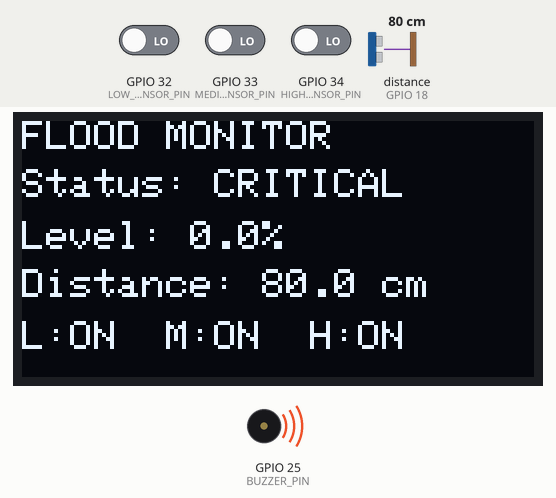
The sketch below on a simulated ESP32. On the bench: 128×64 one-colour display, buzzer (waves = sounding). Wiring (inferred from the names in the program): ultrasonic range finder: trigger GPIO 5; echo GPIO 18. The test bench sets the inputs (shaded band); at power-on: distance to the obstacle (sensor on GPIO 18) 80 cm, GPIO 32 (LOW_SENSOR_PIN) LOW, GPIO 33 (MEDIUM_SENSOR_PIN) LOW, GPIO 34 (HIGH_SENSOR_PIN) LOW. The echo pulse lasts 58.3 µs per cm; WiFi joins after 1.5 s; servers stay silent unless stated; uploads are accepted with an empty reply; what the sketch prints to the serial monitor is not drawn.

Above: at 1.2 s.
1.3 s: distance to the obstacle (sensor on GPIO 18) set to 2 cm
At 2.1 s:
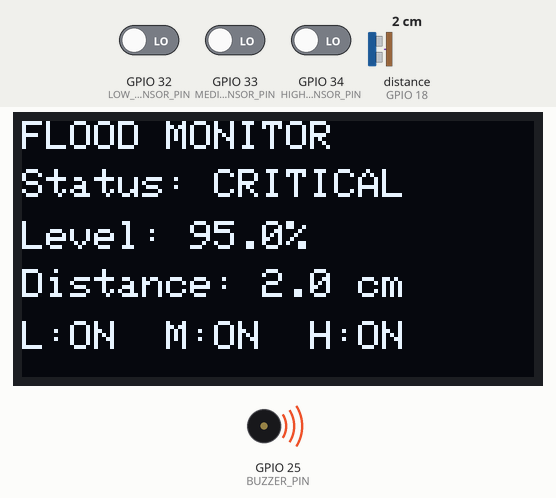
2.8 s: GPIO 32 (LOW_SENSOR_PIN) driven HIGH
At 3.8 s:
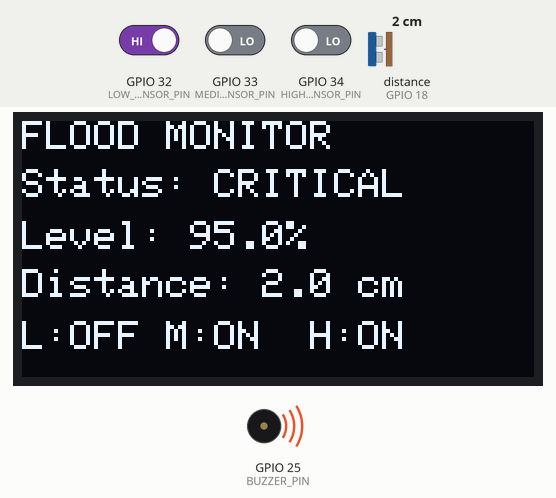
4.3 s: GPIO 33 (MEDIUM_SENSOR_PIN) driven HIGH
At 4.8 s:
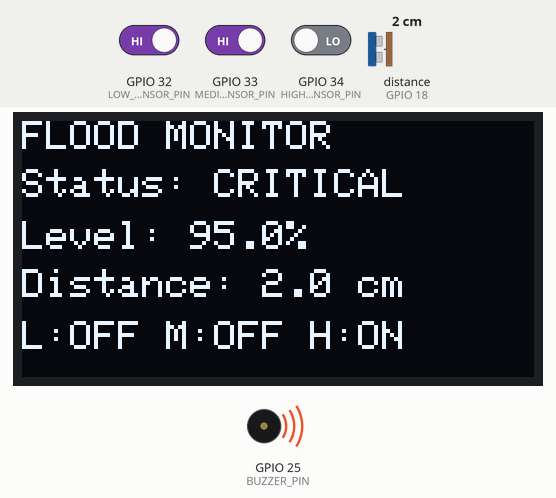
5.8 s: GPIO 34 (HIGH_SENSOR_PIN) driven HIGH
At 7.1 s:
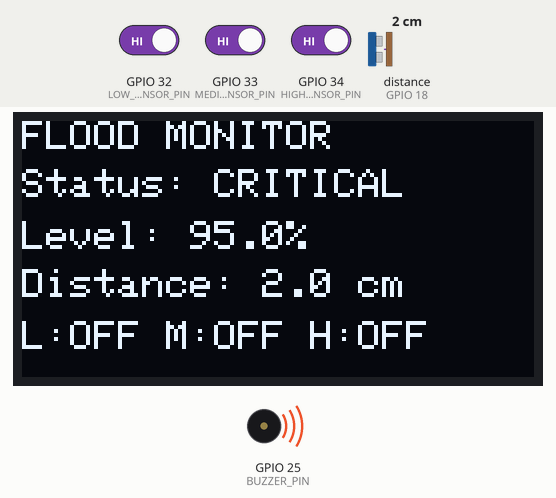
8.8 s: distance to the obstacle (sensor on GPIO 18) set to 4 cm
At 10.5 s:
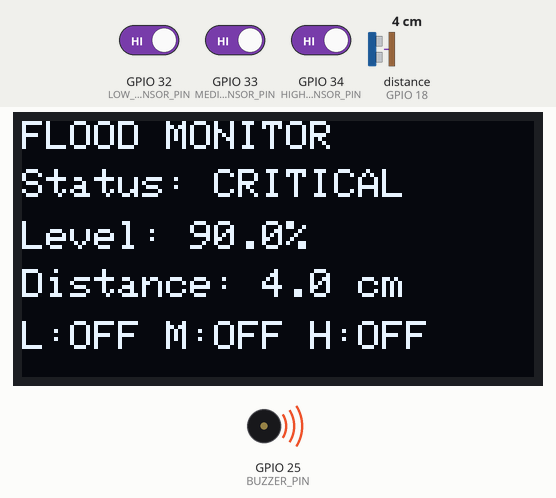
11.8 s: distance to the obstacle (sensor on GPIO 18) set to 18 cm
At 12.5 s:
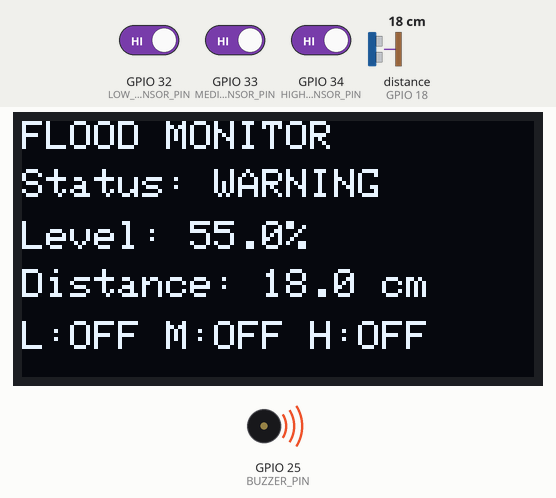
Timing chart, 0 to 15.8 s (numbered marks = the images above; inputs shaded):
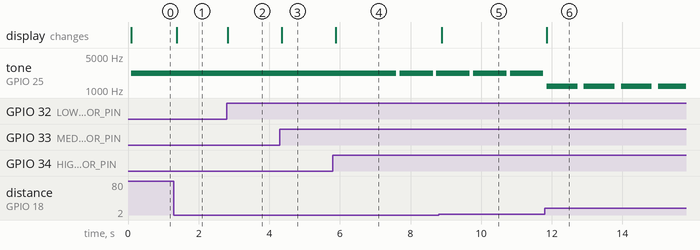

The sketch:

FloodMonitorESP32.ino
```cpp
/*
  ESP32 FLOOD MONITORING SYSTEM

  Hardware:
    Sensor 1 = LOW
    Sensor 2 = MEDIUM
    Sensor 3 = HIGH
    Ultrasonic = water distance
    OLED = 128x64 I2C
    Piezo = alert buzzer

  Libraries:
    WiFi (ESP32 core)
    HTTPClient (ESP32 core)
    Wire (ESP32 core)
    Adafruit_GFX
    Adafruit_SSD1306
    ArduinoJson

  This version sends telemetry to the Node.js REST gateway.
  The gateway broadcasts it to the website over WebSocket.

  IMPORTANT:
  Adjust the GPIO pins and sensor logic for your exact hardware.
*/

#include <WiFi.h>
#include <HTTPClient.h>
#include <Wire.h>
#include <Adafruit_GFX.h>
  #include <Adafruit_SSD1306.h>
#include <ArduinoJson.h>

// ---------- Wi-Fi ----------
const char* WIFI_SSID = "POCO C65";
const char* WIFI_PASSWORD = "anaoj_09";

// Use the computer/server IP, NOT localhost, when the server runs on your PC.
// Example: http://192.168.1.100:8080
const char* SERVER_URL = "http://10.33.99.191:3000/api/telemetry";

// ---------- Pins ----------
const int LOW_SENSOR_PIN    = 32;
const int MEDIUM_SENSOR_PIN = 33;
const int HIGH_SENSOR_PIN   = 34;

const int TRIG_PIN  = 5;
const int ECHO_PIN  = 18;

const int BUZZER_PIN = 25;

// OLED I2C
const int OLED_SDA = 21;
const int OLED_SCL = 22;
#define SCREEN_WIDTH 128
#define SCREEN_HEIGHT 64
#define OLED_RESET -1
Adafruit_SSD1306 display(SCREEN_WIDTH, SCREEN_HEIGHT, &Wire, OLED_RESET);

// ---------- Settings ----------
float MAX_HEIGHT_CM = 40.0;

float LOW_THRESHOLD_PERCENT = 0.0;
float MEDIUM_THRESHOLD_PERCENT = 40.0;
float HIGH_THRESHOLD_PERCENT = 70.0;

const unsigned long SEND_INTERVAL_MS = 1000;
const unsigned long WIFI_RETRY_MS = 5000;

unsigned long lastSend = 0;
unsigned long lastWiFiAttempt = 0;

bool lastCritical = false;
bool lastWarning = false;

// Set true if your water sensors output LOW when water is detected.
// Set false if they output HIGH when water is detected.
const bool SENSOR_ACTIVE_LOW = true;

bool sensorActive(int pin) {
  int value = digitalRead(pin);
  return SENSOR_ACTIVE_LOW ? (value == LOW) : (value == HIGH);
}

float readDistanceCM() {
  digitalWrite(TRIG_PIN, LOW);
  delayMicroseconds(3);
  digitalWrite(TRIG_PIN, HIGH);
  delayMicroseconds(10);
  digitalWrite(TRIG_PIN, LOW);

  unsigned long duration = pulseIn(ECHO_PIN, HIGH, 30000UL);

  if (duration == 0) {
    return -1.0;
  }

  float distance = duration * 0.0343 / 2.0;

  if (!isfinite(distance) || distance < 0) {
    return -1.0;
  }

  return distance;
}

float calculateWaterLevel(float distance) {
  if (distance < 0) return -1.0;

  float percentage =
    ((MAX_HEIGHT_CM - distance) / MAX_HEIGHT_CM) * 100.0;

  return constrain(percentage, 0.0, 100.0);
}

String determineStatus(bool lowSensor, bool mediumSensor, bool highSensor, float level) {
  if (highSensor || (level >= HIGH_THRESHOLD_PERCENT && level >= 0)) {
    return "CRITICAL";
  }

  if (mediumSensor || (level >= MEDIUM_THRESHOLD_PERCENT && level >= 0)) {
    return "WARNING";
  }

  return "SAFE";
}

void showOLED(bool lowSensor, bool mediumSensor, bool highSensor,
              float distance, float level, String status) {

  display.clearDisplay();
  display.setTextColor(SSD1306_WHITE);

  display.setTextSize(1);
  display.setCursor(0, 0);
  display.println("FLOOD MONITOR");

  display.setCursor(0, 12);
  display.print("Status: ");
  display.println(status);

  display.setCursor(0, 25);
  display.print("Level: ");
  if (level < 0) display.println("N/A");
  else {
    display.print(level, 1);
    display.println("%");
  }

  display.setCursor(0, 37);
  display.print("Distance: ");
  if (distance < 0) display.println("N/A");
  else {
    display.print(distance, 1);
    display.println(" cm");
  }

  display.setCursor(0, 50);
  display.print("L:");
  display.print(lowSensor ? "ON " : "OFF");
  display.print(" M:");
  display.print(mediumSensor ? "ON " : "OFF");
  display.print(" H:");
  display.print(highSensor ? "ON" : "OFF");

  display.display();
}

void updateBuzzer(String status) {
  if (status == "CRITICAL") {
    // Repeating critical tone.
    tone(BUZZER_PIN, 2200, 180);
  } else if (status == "WARNING") {
    tone(BUZZER_PIN, 1200, 100);
  } else {
    noTone(BUZZER_PIN);
  }
}

void connectWiFi() {
  if (WiFi.status() == WL_CONNECTED) return;

  unsigned long now = millis();
  if (now - lastWiFiAttempt < WIFI_RETRY_MS) return;
  lastWiFiAttempt = now;

  WiFi.disconnect();
  WiFi.begin(WIFI_SSID, WIFI_PASSWORD);
}

void sendTelemetry(bool lowSensor, bool mediumSensor, bool highSensor,
                  float distance, float level, String status) {

  if (WiFi.status() != WL_CONNECTED) return;

  HTTPClient http;
  http.begin(SERVER_URL);
  http.addHeader("Content-Type", "application/json");
  http.setTimeout(2500);

  StaticJsonDocument<512> doc;

  doc["lowSensor"] = lowSensor;
  doc["mediumSensor"] = mediumSensor;
  doc["highSensor"] = highSensor;

  if (distance >= 0) doc["distance"] = distance;
  else doc["distance"] = nullptr;

  if (level >= 0) doc["waterLevel"] = level;
  else doc["waterLevel"] = nullptr;

  doc["status"] = status;
  doc["wifiConnected"] = true;
  doc["timestamp"] = String((unsigned long)millis());

  String payload;
  serializeJson(doc, payload);

  int code = http.POST(payload);

  Serial.print("HTTP POST: ");
  Serial.println(code);

  http.end();
}

void setup() {
  Serial.begin(115200);

  pinMode(LOW_SENSOR_PIN, INPUT);
  pinMode(MEDIUM_SENSOR_PIN, INPUT);
  pinMode(HIGH_SENSOR_PIN, INPUT);

  pinMode(TRIG_PIN, OUTPUT);
  pinMode(ECHO_PIN, INPUT);

  pinMode(BUZZER_PIN, OUTPUT);
  noTone(BUZZER_PIN);

  Wire.begin(OLED_SDA, OLED_SCL);

  if (!display.begin(SSD1306_SWITCHCAPVCC, 0x3C)) {
    Serial.println("OLED not found.");
  } else {
    display.clearDisplay();
    display.setTextColor(SSD1306_WHITE);
    display.setTextSize(1);
    display.setCursor(0, 0);
    display.println("FLOOD MONITOR");
    display.println("Starting...");
    display.display();
  }

  WiFi.mode(WIFI_STA);
  WiFi.setAutoReconnect(true);
  WiFi.persistent(false);
  connectWiFi();
}

void loop() {
  connectWiFi();

  bool lowSensor = sensorActive(LOW_SENSOR_PIN);
  bool mediumSensor = sensorActive(MEDIUM_SENSOR_PIN);
  bool highSensor = sensorActive(HIGH_SENSOR_PIN);

  float distance = readDistanceCM();
  float level = calculateWaterLevel(distance);

  String status = determineStatus(
    lowSensor,
    mediumSensor,
    highSensor,
    level
  );

  showOLED(
    lowSensor,
    mediumSensor,
    highSensor,
    distance,
    level,
    status
  );

  updateBuzzer(status);

  if (millis() - lastSend >= SEND_INTERVAL_MS) {
    lastSend = millis();

    sendTelemetry(
      lowSensor,
      mediumSensor,
      highSensor,
      distance,
      level,
      status
    );
  }

  delay(50);
}
```

Measured:
- after the input at 1.3 s, the display: changes after 0.08 s (image 1)
- after the input at 2.8 s, the display: changes at once (image 2)
- after the input at 4.3 s, the display: changes after 0.06 s (image 3)
- after the input at 5.8 s, the display: changes after 0.09 s (image 4)
- after the input at 8.8 s, the display: changes after 0.09 s (image 5)
- after the input at 11.8 s, the display: changes after 0.06 s (image 6)
- by itself, tone on GPIO 25 (BUZZER_PIN): alternates 1200 Hz for 0.87 s and silent for 0.18 s
